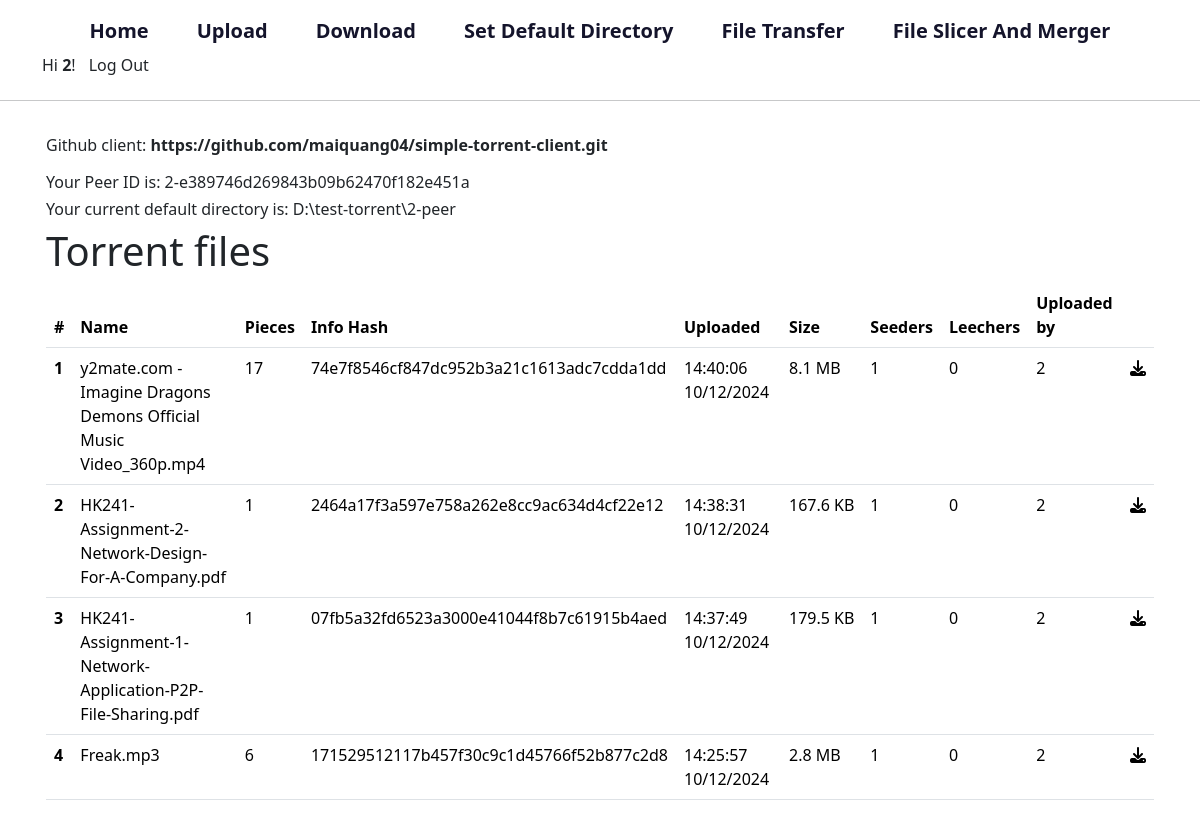
The app's page / (signed in), older data.
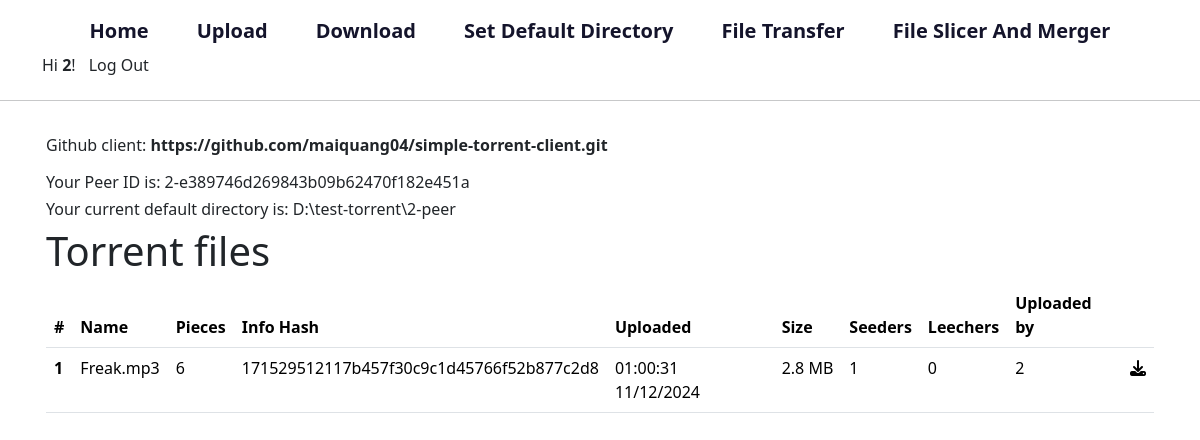
The same page, newer data.
### peer/models.py (models this page shows, shortened)
class User(AbstractUser):
    pass

class UserProfile(models.Model):
    user = models.OneToOneField(User, on_delete=models.CASCADE)
    default_directory = models.CharField(max_length=255, blank=True, null=True)
    peer_id = models.CharField(
        max_length=255, unique=True, blank=True, null=True
    )
    is_active = models.BooleanField(default=True)  # Track user's active status

class Torrent(models.Model):
    name = models.CharField(max_length=255)  # File name
    file_length = models.BigIntegerField()  # Total file length in bytes
    piece_length = models.IntegerField()  # Piece length in bytes
    info_hash = models.CharField(
        max_length=40
    )  # SHA-1 hash of the 'info' dictionary
    created_at = models.DateTimeField(
        auto_now_add=True
    )  # Timestamp of creation
    uploaded_by = models.ForeignKey(
        UserProfile, on_delete=models.CASCADE, related_name="torrents"
    )
    @property
    def seeders(self):
        return self.usertorrent_set.filter(is_available=True).count()
    @property
    def leechers(self):
        return self.usertorrent_set.filter(is_available=False).count()

### peer/views.py (the view)
# urls.py: path("", views.index, name="index"),
@login_required(login_url="/login")
def index(request):
    try:
        profile = UserProfile.objects.get(user=request.user)
    except UserProfile.DoesNotExist:
        profile = UserProfile.objects.create(user=request.user)
        profile.set_peer_id()
        profile.save()  # Save the newly created profile
    current_directory = profile.default_directory if profile else None
    peer_id = profile.peer_id
    torrents = Torrent.objects.all().order_by("-created_at")
    return render(
        request,
        "peer/index.html",
        {
            "current_directory": current_directory,
            "peer_id": peer_id,
            "torrents": torrents,
        },
    )

### peer/templates/peer/index.html
{% extends "peer/layout.html" %}
{% load static %}
{% block body %}
<p>Github client: <strong>https://github.com/maiquang04/simple-torrent-client.git</strong></p>
<h6>Your Peer ID is: {{ peer_id }}</h6>
<h6>Your current default directory is: {{ current_directory }}</h6>
<h1>Torrent files</h1>
<table class="table">
    <thead>
        <tr>
            <th scope="col">#</th>
            <th scope="col">Name</th>
            <th scope="col">Pieces</th>
            <th scope="col">Info Hash</th>
            <th scope="col">Uploaded</th>
            <th scope="col">Size</th>
            <th scope="col">Seeders</th>
            <th scope="col">Leechers</th>
            <th scope="col">Uploaded by</th>
            <th></th>
        </tr>
    </thead>
    <tbody>
        {% for torrent in torrents %}
        <tr>
            <th scope="row">{{ forloop.counter }}</th>
            <td>{{ torrent.name }}</td>
            <td>{{ torrent.pieces.count }}</td>
            <td>{{ torrent.info_hash }}</td>
            <td>{{ torrent.created_at|date:"H:i:s d/m/Y" }}</td>
            <td>{{ torrent.file_length|filesizeformat }}</td>
            <td>{{ torrent.seeders }}</td>
            <td>{{ torrent.leechers }}</td>
            <td>{{ torrent.uploaded_by.user.username }}</td>
            <td>
                <a href="{% url 'download-torrent' torrent.id %}"><i class="fa-solid fa-download"></i></a>
            </td>
        </tr>
        {% endfor %}
    </tbody>
</table>
{% endblock %}

### peer/templates/peer/layout.html (shortened to what this page needs)
{% load static %}
<!DOCTYPE html>
<html lang="en">
<head>
    <link href="https://cdn.jsdelivr.net/npm/bootstrap@5.3.3/dist/css/bootstrap.min.css" rel="stylesheet" />
    <link href="https://cdnjs.cloudflare.com/ajax/libs/font-awesome/6.7.1/css/all.min.css" rel="stylesheet">
    <link rel="stylesheet" href="{% static 'peer/css/global.css' %}" />
</head>
<body>
    <header class="mt-3">
        <div class="container">
            <div class="d-flex flex-wrap align-items-center justify-content-center justify-content-lg-start">
                <ul class="nav col-12 col-lg-auto justify-content-center flex-fill">
                    {% if user.is_authenticated %}
                    <li class="nav-item">
                        <a href="{% url 'index' %}" class="nav-brand">Home</a>
                    </li>
                    <li class="ms-5 nav-item">
                        <a href="{% url 'upload' %}" class="nav-brand">Upload</a>
                    </li>
                    <li class="ms-5 nav-item">
                        <a href="{% url 'download' %}" class="nav-brand">Download</a>
                    </li>
                    <li class="ms-5 nav-item">
                        <a href="{% url 'set-default-directory' %}" class="nav-brand">Set Default Directory</a>
                    </li>
                    <li class="ms-5 nav-item">
                        <a href="{% url 'file-transfer' %}" class="nav-brand">File Transfer</a>
                    </li>
                    <li class="ms-5 nav-item">
                        <a href="{% url 'file-slicer-and-merger' %}" class="nav-brand">File Slicer And Merger</a>
                    </li>
                    {% endif %}
                </ul>
                <div class="d-flex align-items-center">
                    {% if user.is_authenticated %}
                    <span>
                        Hi <strong>{{ user.username }}</strong>!
                    </span>
                    <button class="btn">
                        <a href="{% url 'logout' %}">Log Out</a>
                    </button>
                    {% endif %}
                </div>
            </div>
        </div>
    </header>
    <hr>
    <main class="p-md-3 container">
        {% block body%}{% endblock %}
    </main>
</body>
</html>

### peer/static/peer/css/global.css (style rules this page uses)
:root { --title-active-color: #14142b; }
a { color: inherit; text-decoration: none; }
.nav-item { color: var(--title-active-color); }
.nav-brand { font-size: 20px; font-weight: 600; }

Row changes from the older to the newer data that the page shows:
removed Torrent: name "y2mate.com - Imagine Dragons Demons Official Music Video_360p.mp4", pieces.count "17", info_hash "74e7f8546cf847dc952b3a21c1613adc7cdda1dd", created_at "14:40:06 10/12/2024", file_length|filesizeformat "8.1 MB", seeders "1", leechers "0", uploaded_by.user.username "2"
removed Torrent: name "HK241-Assignment-2-Network-Design-For-A-Company.pdf", pieces.count "1", info_hash "2464a17f3a597e758a262e8cc9ac634d4cf22e12", created_at "14:38:31 10/12/2024", file_length|filesizeformat "167.6 KB", seeders "1", leechers "0", uploaded_by.user.username "2"
removed Torrent: name "HK241-Assignment-1-Network-Application-P2P-File-Sharing.pdf", pieces.count "1", info_hash "07fb5a32fd6523a3000e41044f8b7c61915b4aed", created_at "14:37:49 10/12/2024", file_length|filesizeformat "179.5 KB", seeders "1", leechers "0", uploaded_by.user.username "2"
removed Torrent: name "Freak.mp3", pieces.count "6", info_hash "171529512117b457f30c9c1d45766f52b877c2d8", created_at "14:25:57 10/12/2024", file_length|filesizeformat "2.8 MB", seeders "1", leechers "0", uploaded_by.user.username "2"
added Torrent: name "Freak.mp3", pieces.count "6", info_hash "171529512117b457f30c9c1d45766f52b877c2d8", created_at "01:00:31 11/12/2024", file_length|filesizeformat "2.8 MB", seeders "1", leechers "0", uploaded_by.user.username "2"
